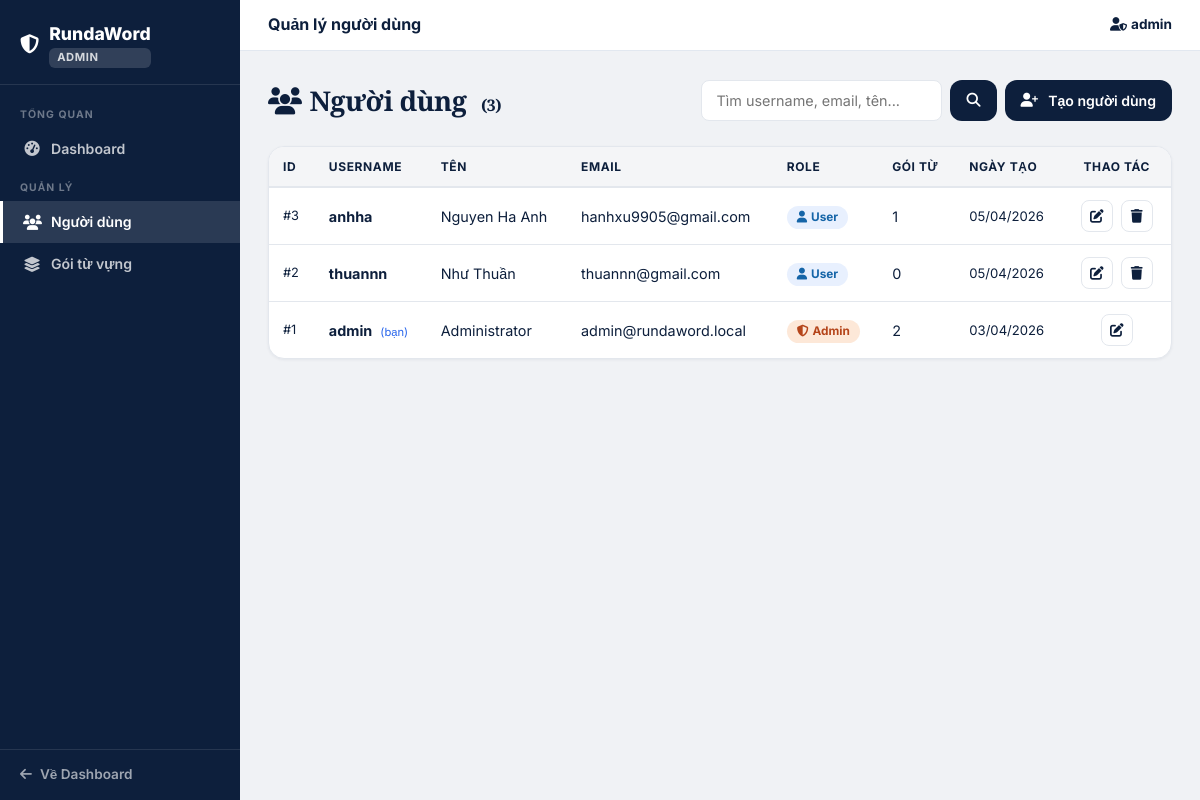
/admin/users (signed in), run on an earlier commit of the app's database.
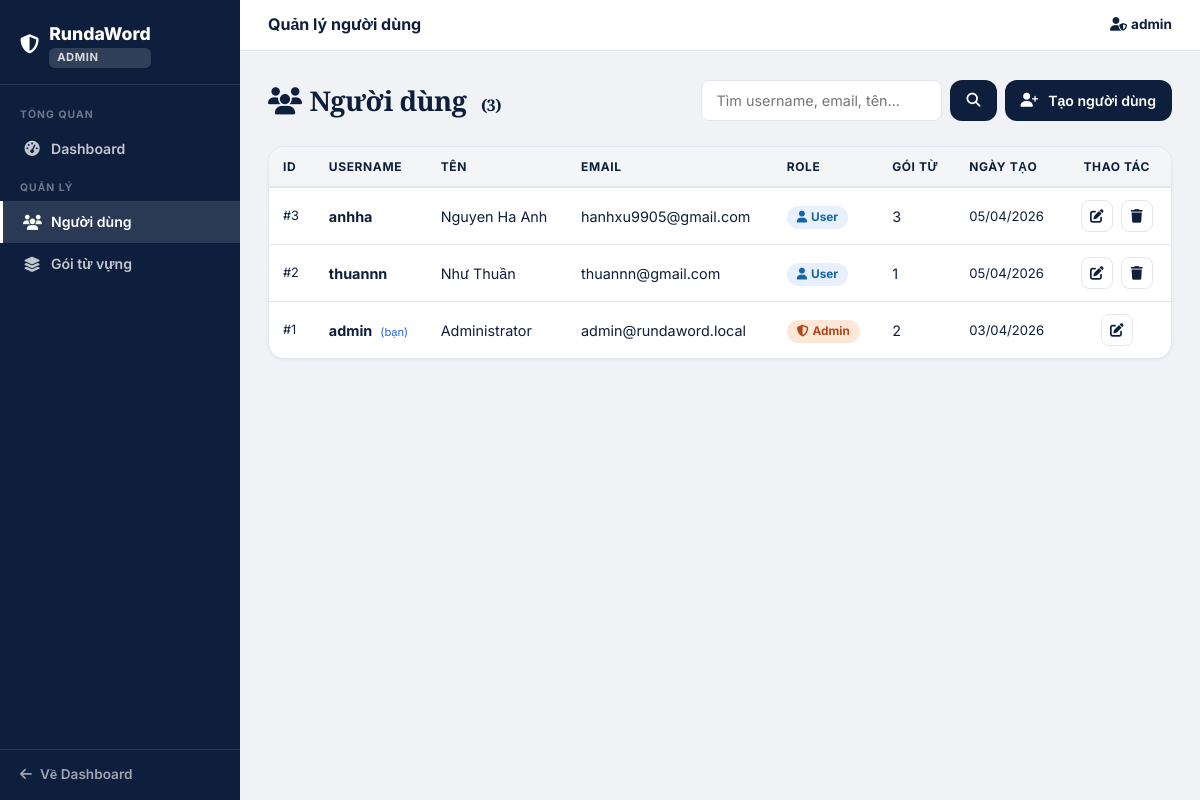
And on a later commit of the database.
### main.py (models this page shows, shortened)
class User(UserMixin, db.Model):
    __tablename__ = 'users'
    id            = db.Column(db.Integer, primary_key=True)
    username      = db.Column(db.String(50),  unique=True, nullable=False)
    name          = db.Column(db.String(100))
    email         = db.Column(db.String(120), unique=True, nullable=False)
    password_hash = db.Column(db.String(255), nullable=False)
    role          = db.Column(db.Integer, default=ROLE_USER, nullable=False)
    created_at    = db.Column(db.DateTime, default=datetime.utcnow)
    packages = db.relationship(
        'VocabPackage', backref='user', lazy=True, cascade='all, delete-orphan',
        foreign_keys='VocabPackage.user_id'
    )
    saved_packages = db.relationship(
        'VocabPackage', secondary=user_saved_packages,
        backref=db.backref('saved_by', lazy='dynamic'), lazy='dynamic'
    )

### main.py (the view)
@app.route('/admin/users')
@admin_required
def admin_users():
    q     = request.args.get('q', '').strip()
    query = User.query
    if q:
        query = query.filter(
            (User.username.ilike(f'%{q}%')) | (User.email.ilike(f'%{q}%')) | (User.name.ilike(f'%{q}%'))
        )
    users = query.order_by(User.created_at.desc()).all()
    return render_template('admin/users.html', users=users, search_query=q)

### main.py (called while the page is built)
def admin_required(f):
    @wraps(f)
    def decorated(*args, **kwargs):
        if not current_user.is_authenticated or current_user.role != ROLE_ADMIN:
            abort(403)
        return f(*args, **kwargs)
    return decorated

@login_manager.user_loader
def load_user(user_id):
    return User.query.get(int(user_id))

### templates/admin/users.html (shortened to what this page needs)
{% extends "admin/base_admin.html" %}
{% block topbar_title %}Quản lý người dùng{% endblock %}
{% block content %}
<div class="d-flex justify-content-between align-items-center mb-4 flex-wrap gap-3">
    <div class="page-title mb-0">
        <i class="fas fa-users me-2"></i>Người dùng
        <span style="font-size:1rem;color:var(--muted);font-weight:600;margin-left:8px;">({{ users|length }})</span>
    </div>
    <div class="d-flex gap-2 flex-wrap">
        <form method="GET" class="admin-search">
            <input type="text" name="q" placeholder="Tìm username, email, tên..."
                value="{{ search_query or '' }}">
            <button type="submit" class="btn btn-navy btn-sm px-3">
                <i class="fas fa-search"></i>
            </button>
        </form>
        <a href="{{ url_for('admin_create_user') }}" class="btn btn-navy btn-sm px-3">
            <i class="fas fa-user-plus me-1"></i>Tạo người dùng
        </a>
    </div>
</div>
<div class="rw-card" style="padding:0;overflow:hidden;">
    {% if users %}
    <table class="admin-table">
        <thead>
            <tr>
                <th>ID</th>
                <th>Username</th>
                <th>Tên</th>
                <th>Email</th>
                <th>Role</th>
                <th>Gói từ</th>
                <th>Ngày tạo</th>
                <th style="text-align:center;">Thao tác</th>
            </tr>
        </thead>
        <tbody>
            {% for user in users %}
            <tr>
                <td style="color:var(--muted);font-size:0.8rem;">#{{ user.id }}</td>
                <td>
                    <strong>{{ user.username }}</strong>
                    {% if user.id == current_user.id %}
                    <span style="font-size:0.7rem;color:var(--accent);margin-left:4px;">(bạn)</span>
                    {% endif %}
                </td>
                <td>{{ user.name or '—' }}</td>
                <td>{{ user.email }}</td>
                <td>
                    {% if user.role == 1 %}
                    <span class="admin-badge admin-badge-admin"><i class="fas fa-shield-alt me-1"></i>Admin</span>
                    {% else %}
                    <span class="admin-badge admin-badge-user"><i class="fas fa-user me-1"></i>User</span>
                    {% endif %}
                </td>
                <td>{{ user.packages | length }}</td>
                <td style="font-size:0.82rem;color:var(--muted);">
                    {{ user.created_at.strftime('%d/%m/%Y') }}
                </td>
                <td style="text-align:center;white-space:nowrap;">
                    <a href="{{ url_for('admin_edit_user', user_id=user.id) }}"
                       class="admin-action-btn" title="Chỉnh sửa">
                        <i class="fas fa-edit"></i>
                    </a>
                    {% if user.id != current_user.id %}
                    <button type="button" class="admin-action-btn danger" title="Xóa"
                        data-username="{{ user.username }}"
                        data-delete-url="{{ url_for('admin_delete_user', user_id=user.id) }}"
                        onclick="confirmDelete(this)">
                        <i class="fas fa-trash"></i>
                    </button>
                    {% endif %}
                </td>
            </tr>
            {% endfor %}
        </tbody>
    </table>
    {% else %}
    <div class="text-center py-5">
        <i class="fas fa-users fa-2x mb-3" style="color:var(--muted)"></i>
        <p class="text-muted mb-0">Không tìm thấy người dùng nào.</p>
    </div>
    {% endif %}
</div>
{% endblock %}

What changed in the data, as far as the page shows it:
changed User "anhha": packages|length "1" → "3"
computed for User "thuannn": packages|length "0" → "1"
